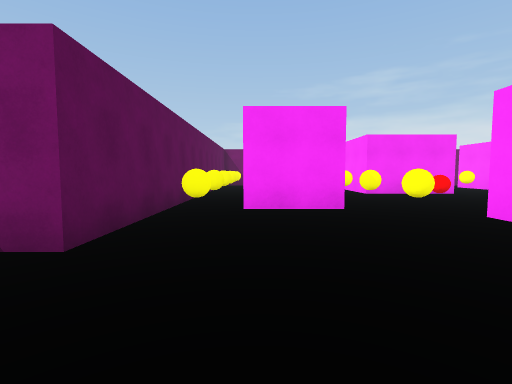
view 1 (above)

24 first-person views from a walk through a 3-D level made in the Unity game engine. The camera is 1.3 m above the floor, tilts 4° down and sees 85° across. The floor is counted in squares, 1.8 m on a side. Each view is taken from the middle of a square. On the plan, view 1 faces up. The plan holds only what a view shows up to about 10 squares ahead; the rest is blank. The place goes on beyond the plan. The player character is not drawn.

view 2
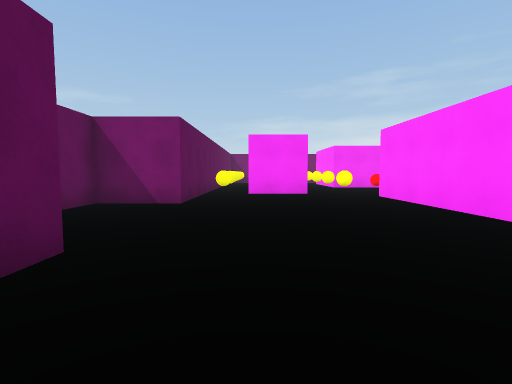

view 3
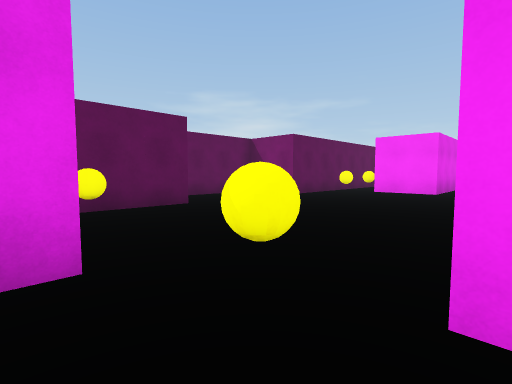

view 4
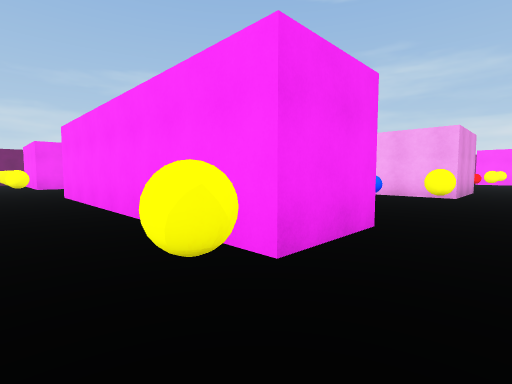

view 5
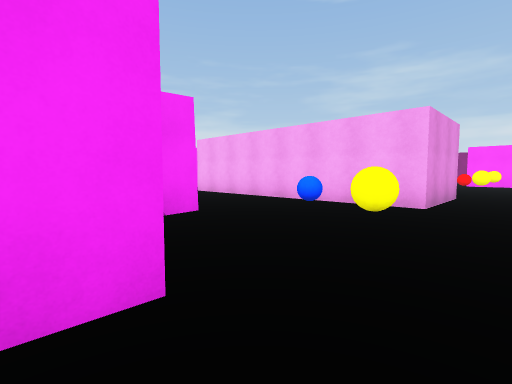

view 6
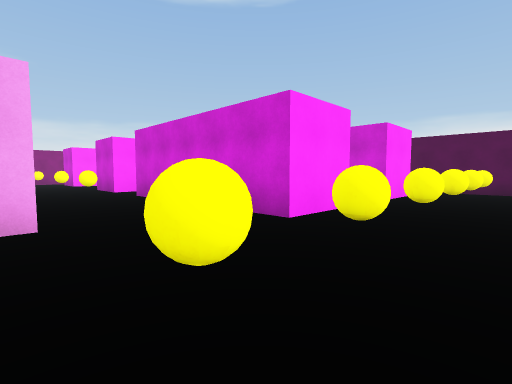

view 7
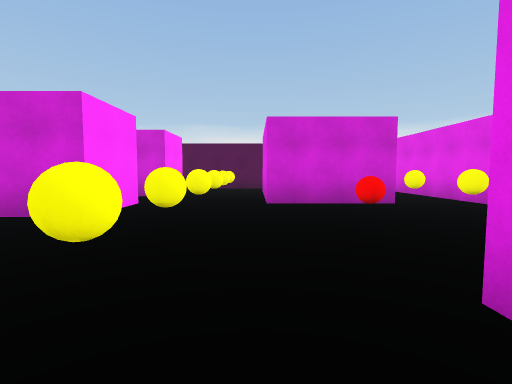

view 8
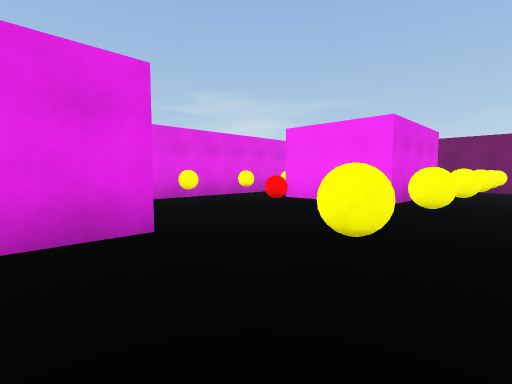

view 9
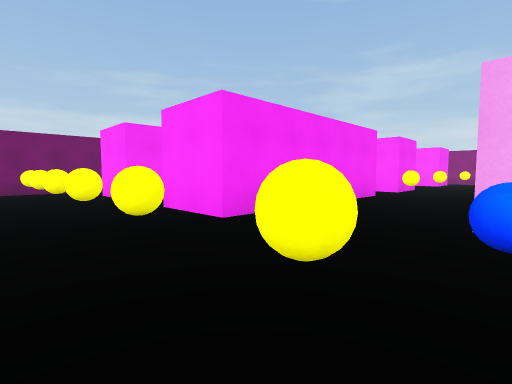

view 10
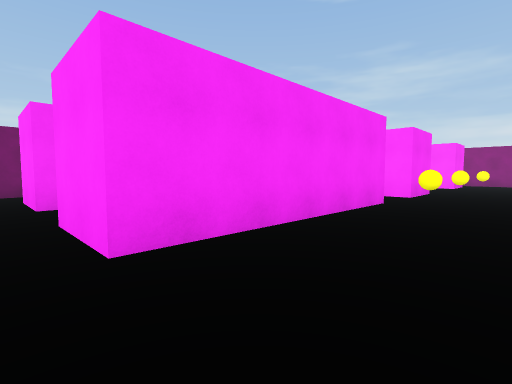

view 11
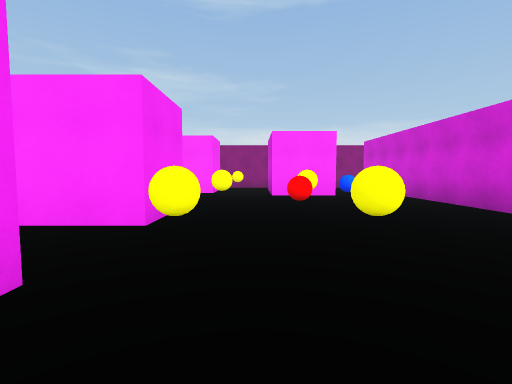

view 12
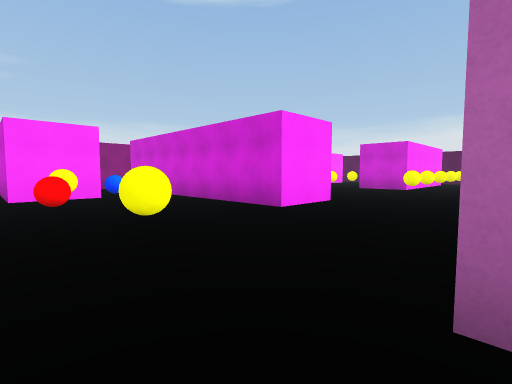

view 13
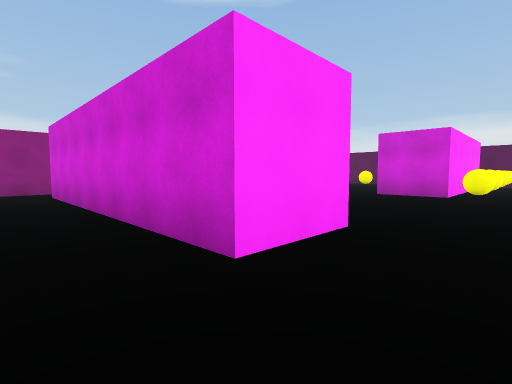

view 14
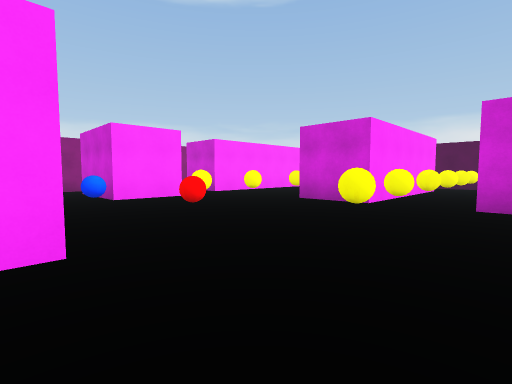

view 15
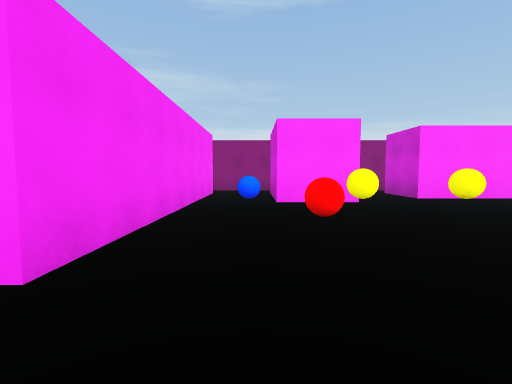

view 16
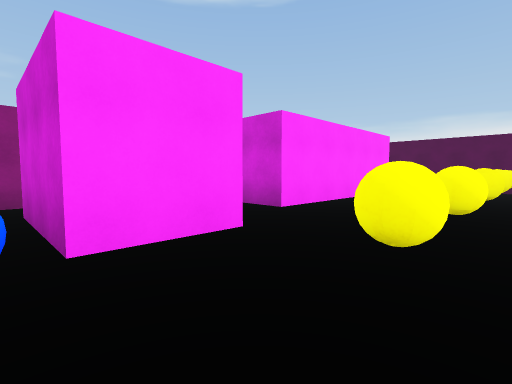

view 17
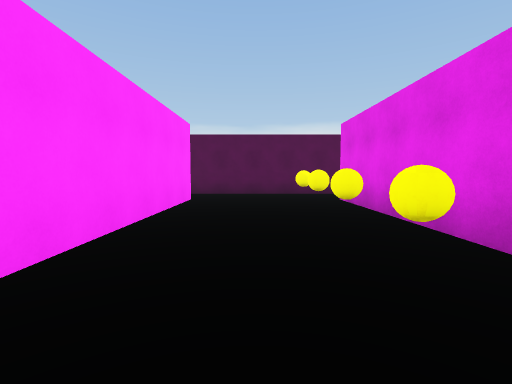

view 18
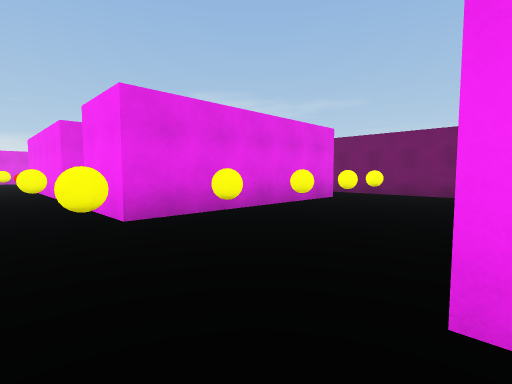

view 19
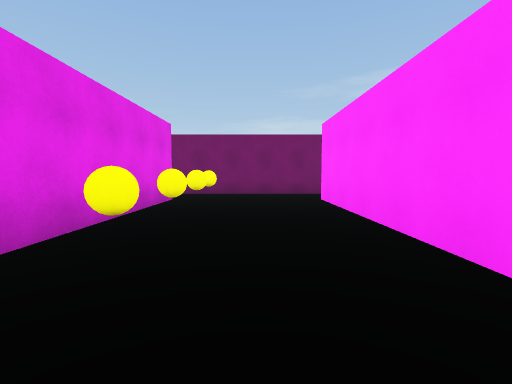

view 20
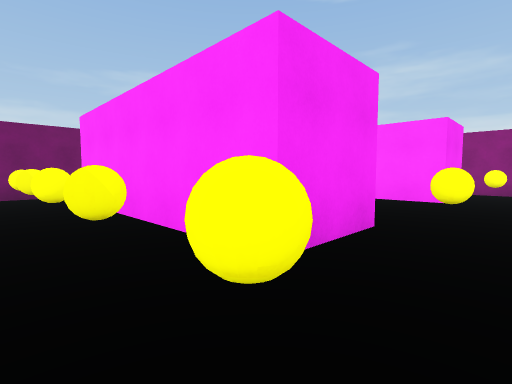

view 21
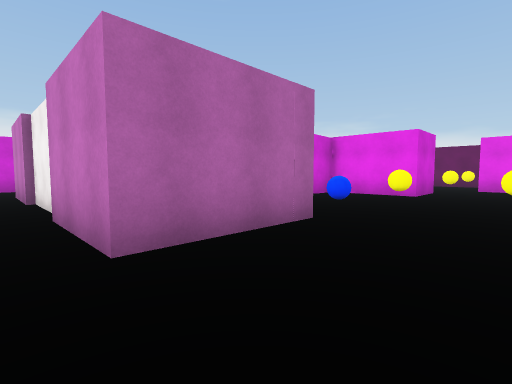

view 22
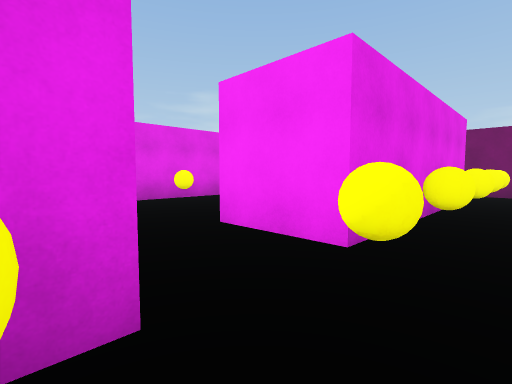

view 23
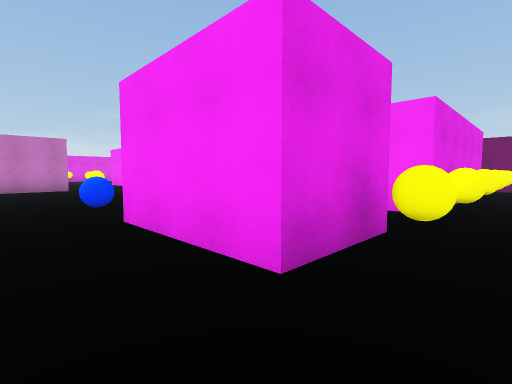

view 24
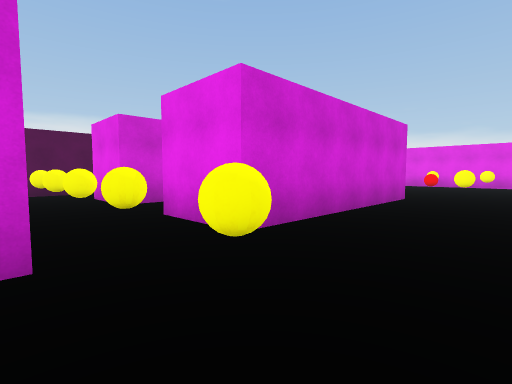

### Floor plan
Points are (right, up) in squares from view 1. A wall is a line through its corners. A room is listed if a view was taken in it or the views show most of it. See-through windows are left out.
Room 1 (views 1, 2)
walls: (-1.7, -1.5) (-1.7, -3.8); (3.8, -3.5) (3.8, 4.5); (-1.7, 9.9) (-1.7, 2.5) (-3.7, 2.5) (-3.7, -0.4)
ways out: opening at (2, 5) to room 2; opening at (2.5, -4.5) to room 2
objects: yellow ball (-1, -4); yellow ball (-1, 5); yellow ball (-1, 7); other object (-1, 9)
Room 2 (views 3, 4, 5, 6, 7, 8, 9, 10, 11, 12, 13, 14, 15, 16, 17, 19, 20, 21, 23, 24)
walls: (14.2, 1) (14.2, -3.5) (11.2, -3.5) (11.2, 4.5) (14.2, 4.5) (14.2, 1.9); (15.7, 8) (15.7, 7.5) (9.8, 7.5) (9.8, 9.5); (7.9, -0.7) (7.1, -0.7); (6.1, 1.7) (7, 1.7); (22.7, -4.5) (22.7, -2.5) (25.8, -2.5); (19.8, -7.4) (19.8, -12.5); (5.9, -3.5) (3.8, -3.5); (25.6, -0.5) (17.7, -0.5) (17.7, 1.5) (25.8, 1.5); (9.8, -8.5) (9.8, -6.5) (15.7, -6.5) (15.7, -8.5); (23.7, 7.5) (23.7, 13.5); (25.8, 3.5) (22.7, 3.5) (22.7, 5.5); (10.8, 11.5) (9.8, 11.5) (9.8, 13.5); (14.8, -10.5) (15.7, -10.5) (15.7, -12.5); (3.8, 4.5) (5.8, 4.5) (5.8, 2); (27.2, 1.2) (27.2, 2.6); (6.8, -8.8) (6.8, -11.9); (27.2, -2.8) (27.2, -2.2); (17.7, -11.5) (17.7, -6.5) (19.8, -6.5); (19.8, 13.6) (19.8, 7.5) (17.7, 7.5) (17.7, 13.5); (1.8, -4.4) (1.8, -5); (6.8, 12.8) (6.8, 9.5) (3.8, 9.5) (3.8, 10); (9.8, -12.5) (9.8, -10.5) (10.8, -10.5); (3.6, -8.5) (6.8, -8.5); (10, 15.5) (7.2, 15.5); (15.1, -14.5) (17, -14.5); (1.8, 10) (1.8, 5.5) (-0.2, 5.5); (19.1, -14.5) (24.2, -14.5); (23.7, -12.5) (23.7, -6.5); (1.8, -8.2) (1.8, -12.1); (23.6, 15.5) (16.4, 15.5); (7.5, -14.5) (9.8, -14.5)
ways out: opening at (2, 5) to room 1; opening at (2.5, -4.5) to room 1; opening at (24.5, 6.5) to room 3; opening at (24.5, 14.5) to room 3; opening at (26.5, 4.5) to room 3; opening at (24.5, -13.5); opening at (24.5, -5.5); opening at (26.5, -3.5)
objects: yellow ball (3, -9); yellow ball (3, -7); yellow ball (3, -4); yellow ball (3, 5); yellow ball (3, 7); yellow ball (3, 9); other object (3, 11); red ball (5, -7); red ball (5, 8); other object (8, -13); yellow ball (8, -11); yellow ball (8, -9); yellow ball (8, -7); yellow ball (8, -5); yellow ball (8, -4); yellow ball (8, 5); yellow ball (8, 7); yellow ball (8, 9); yellow ball (8, 11); yellow ball (8, 13); other object (8, 15); blue ball (10, -2); blue ball (10, 4); yellow ball (17, -13); yellow ball (17, -11); yellow ball (17, -9); yellow ball (17, -7); yellow ball (17, -5); yellow ball (17, -4); yellow ball (17, 5); yellow ball (17, 7); yellow ball (17, 9); yellow ball (17, 11); yellow ball (17, 13); other object (17, 15); red ball (20, -3); red ball (20, 5); yellow ball (21, -13); yellow ball (21, -11); yellow ball (21, -9); yellow ball (21, -7); yellow ball (21, -5); yellow ball (21, -4); yellow ball (21, 5); yellow ball (21, 7); yellow ball (21, 9); yellow ball (21, 11); yellow ball (21, 13); yellow ball (21, 15); blue ball (22, -2); blue ball (22, 3)
Room 3 (views 18, 22)
walls: (25.8, 13.5) (25.8, 7.5) (23.7, 7.5); (27.2, 6.5) (27.2, 7.8); (25.8, 5.6) (25.8, 3.5); (26.6, 15.5) (23.6, 15.5); (22.7, 5.5) (25.5, 5.5)
ways out: opening at (24.5, 6.5) to room 2; opening at (24.5, 14.5) to room 2; opening at (26.5, 4.5) to room 2
objects: yellow ball (26, 5); yellow ball (26, 7); yellow ball (26, 9); yellow ball (26, 11); yellow ball (26, 13); other object (26, 15)

Where each view was taken, in squares from view 1:
view 1: 0 up, 0 right, facing up
view 2: 4 down, 0 right, facing up
view 3: 5 down, 4 right, facing up-left
view 4: 5 down, 2 right, facing up-right
view 5: 5 down, 5 right, facing up-right
view 6: 3 down, 7 right, facing down-right
view 7: 2 down, 7 right, facing down
view 8: 3 up, 9 right, facing up-left
view 9: 4 up, 7 right, facing up-right
view 10: 5 up, 9 right, facing up-right
view 11: 6 up, 14 right, facing right
view 12: 6 up, 14 right, facing down-right
view 13: 3 up, 16 right, facing down-right
view 14: 0 up, 15 right, facing down-right
view 15: 2 down, 16 right, facing right
view 16: 2 down, 20 right, facing down-right
view 17: 5 down, 22 right, facing down
view 18: 6 up, 24 right, facing up-left
view 19: 6 up, 22 right, facing up
view 20: 6 up, 16 right, facing up-right
view 21: 7 up, 15 right, facing down-left
view 22: 5 up, 27 right, facing up-left
view 23: 2 up, 27 right, facing up-left
view 24: 4 down, 18 right, facing down-left
